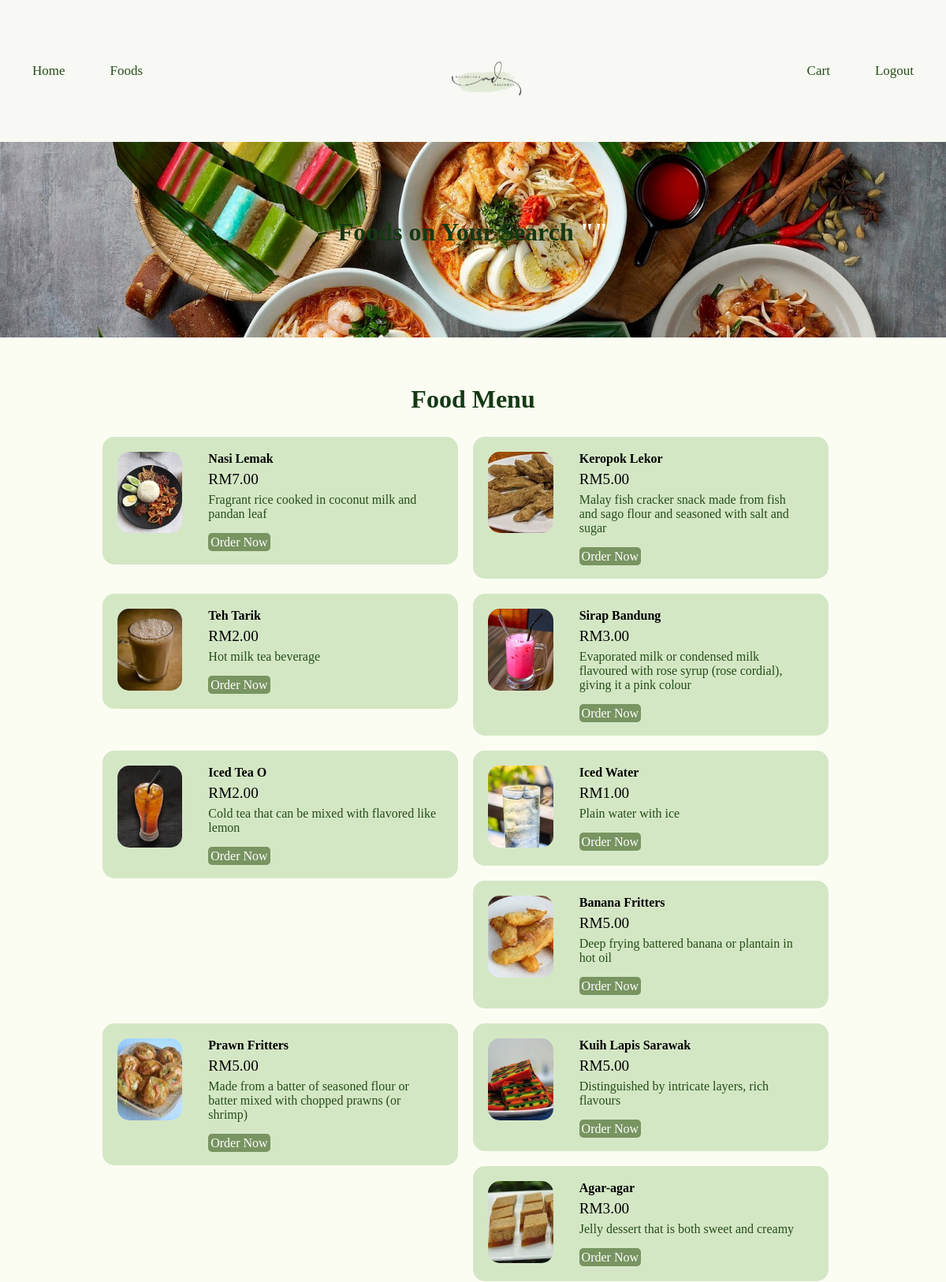
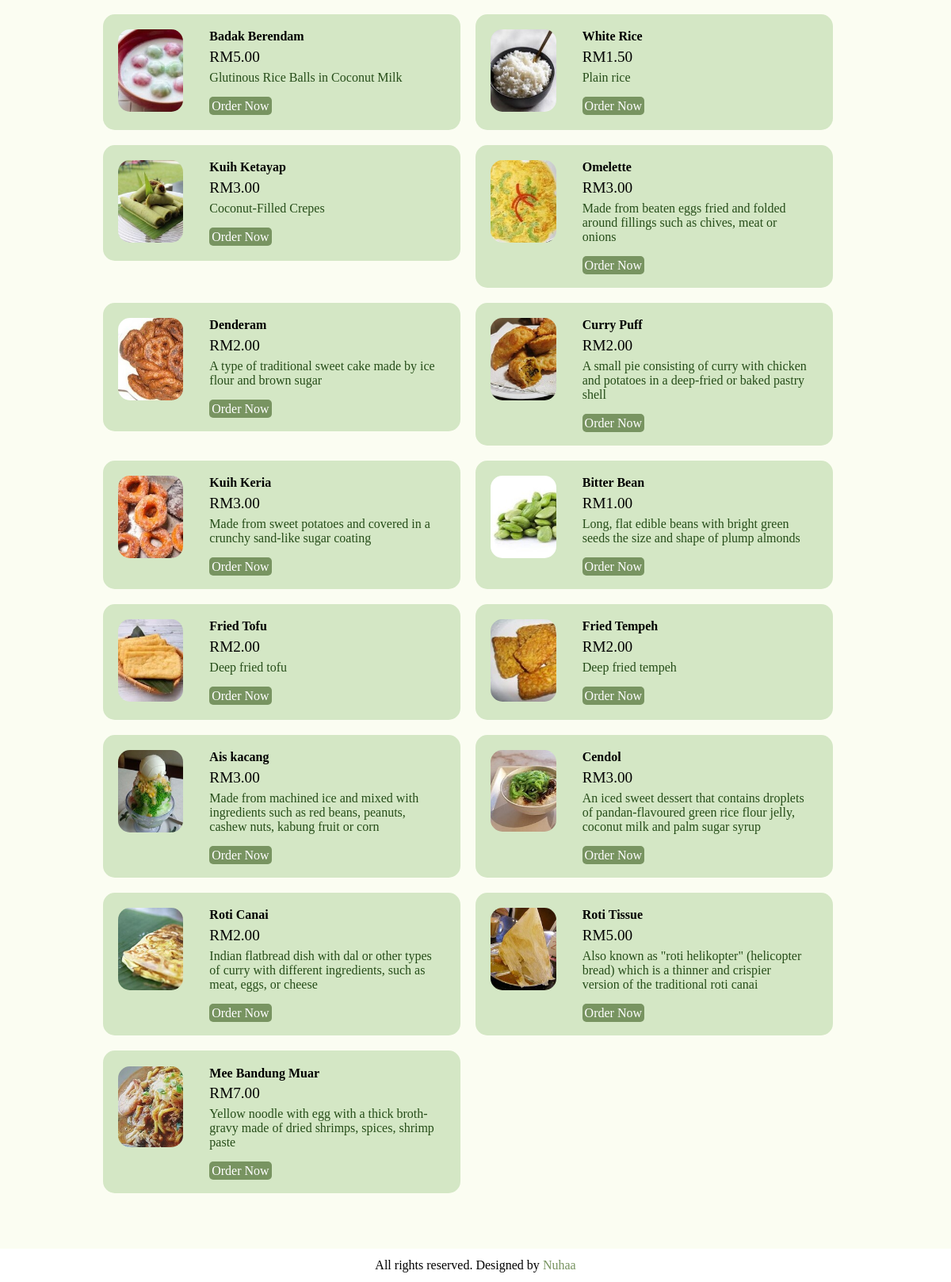
The page /food-search.php on the database its author committed (2 pictures, top to bottom).
### tables this page shows
CREATE TABLE `tbl_food` (
  `id` int(10) UNSIGNED NOT NULL,
  `title` varchar(100) NOT NULL,
  `description` text NOT NULL,
  `price` decimal(10,2) NOT NULL,
  `image_name` varchar(255) NOT NULL,
  `category_id` int(10) UNSIGNED NOT NULL,
  `featured` varchar(10) NOT NULL,
  `active` varchar(10) NOT NULL
);

### food-search.php (the view, shortened to what this page needs)
<?php include('partials-front/menu.php'); ?>
<section class="food-search text-center">
    <div class="container">
        <?php
            $search = mysqli_real_escape_string($conn, $_POST['search']);
        ?>
        <h2>Foods on Your Search <a href="#" class="text-white">"<?php echo $search; ?>"</a></h2>
    </div>
</section>
<section class="food-menu">
    <div class="container">
        <h2 class="text-center">Food Menu</h2>
        <?php
            $sql = "SELECT * FROM tbl_food WHERE title LIKE '%$search%' OR description LIKE '%$search%'";
            $res = mysqli_query($conn, $sql);
            $count = mysqli_num_rows($res);
            if($count>0)
            {
                while($row=mysqli_fetch_assoc($res))
                {
                    $id = $row['id'];
                    $title = $row['title'];
                    $price = $row['price'];
                    $description = $row['description'];
                    $image_name = $row['image_name'];
                    ?>
                    <div class="food-menu-box">
                        <div class="food-menu-img">
                            <?php
                                if($image_name=="")
                                {
                                    echo "<div class='error'>Image not Available.</div>";
                                }
                                else
                                {
                                    ?>
                                    <img src="<?php echo SITEURL; ?>images/food/<?php echo $image_name; ?>" alt="Chicke Hawain Pizza" class="img-responsive img-curve">
                                    <?php
                                }
                            ?>
                        </div>
                        <div class="food-menu-desc">
                            <h4><?php echo $title; ?></h4>
                            <p class="food-price">RM<?php echo $price; ?></p>
                            <p class="food-detail">
                                <?php echo $description; ?>
                            </p>
                            <br>
                            <a href="<?php echo SITEURL; ?>order.php?food_id=<?php echo $id; ?>" class="btn btn-primary">Order Now</a>
                        </div>
                    </div>
                    <?php
                }
            }
            else
            {
                echo "<div class='error'>Food not found.</div>";
            }
        ?>
    </div>
</section>
<?php include('partials-front/footer.php'); ?>

### css/style.css (style rules this page uses)
* { margin: 0 0; padding: 0 0; font-family: "Times New Roman", Times, serif; }
.container { width: 80%; margin: 0 auto; padding: 1%; }
.img-responsive { width: 100%; }
.img-curve { border-radius: 15px; }
.text-center { text-align: center; }
.text-white { color: white; }
a { color: #789461; text-decoration: none; }
.btn { padding: 1%; border: none; font-size: 1rem; border-radius: 5px; }
.btn-primary { background-color: #789461; color: white; cursor: pointer; }
h2 { color: #143914; font-size: 2rem; margin-bottom: 2%; }
.food-search { background-image: url(../images/bg.jpg); background-size: cover; background-repeat: no-repeat; background-position: center; padding: 7% 0; }
.food-menu { background-color: #FBFDF2; padding: 4% 0; }
.food-menu-box { width: 43%; margin: 1%; padding: 2%; float: left; background-color: #D4E7C5; border-radius: 15px; }
.food-menu-img { width: 20%; float: left; }
.food-menu-desc { width: 70%; float: left; margin-left: 8%; }
.food-price { font-size: 1.2rem; margin: 2% 0; }
.food-detail { font-size: 1rem; color: #264d19; }

### rows shown on the page
tbl_food: image_name (picture), title "Nasi Lemak", price "7.00", description "Fragrant rice cooked in coconut milk and pandan leaf"
tbl_food: image_name (picture), title "Keropok Lekor", price "5.00", description "Malay fish cracker snack made from fish and sago flour and seasoned with salt and sugar"
tbl_food: image_name (picture), title "Teh Tarik", price "2.00", description "Hot milk tea beverage"
tbl_food: image_name (picture), title "Sirap Bandung", price "3.00", description "Evaporated milk or condensed milk flavoured with rose syrup (rose cordial), giving it a pink colour"
tbl_food: image_name (picture), title "Iced Tea O", price "2.00", description "Cold tea that can be mixed with flavored like lemon"
tbl_food: image_name (picture), title "Iced Water", price "1.00", description "Plain water with ice"
tbl_food: image_name (picture), title "Banana Fritters", price "5.00", description "Deep frying battered banana or plantain in hot oil"
tbl_food: image_name (picture), title "Prawn Fritters", price "5.00", description "Made from a batter of seasoned flour or batter mixed with chopped prawns (or shrimp)"
tbl_food: image_name (picture), title "Kuih Lapis Sarawak", price "5.00", description "Distinguished by intricate layers, rich flavours"
tbl_food: image_name (picture), title "Agar-agar", price "3.00", description "Jelly dessert that is both sweet and creamy"
tbl_food: image_name (picture), title "Badak Berendam", price "5.00", description "Glutinous Rice Balls in Coconut Milk"
tbl_food: image_name (picture), title "White Rice", price "1.50", description "Plain rice"
tbl_food: image_name (picture), title "Kuih Ketayap", price "3.00", description "Coconut-Filled Crepes"
tbl_food: image_name (picture), title "Omelette", price "3.00", description "Made from beaten eggs fried and folded around fillings such as chives, meat or onions"
tbl_food: image_name (picture), title "Denderam", price "2.00", description "A type of traditional sweet cake made by ice flour and brown sugar"
tbl_food: image_name (picture), title "Curry Puff", price "2.00", description "A small pie consisting of curry with chicken and potatoes in a deep-fried or baked pastry shell"
tbl_food: image_name (picture), title "Kuih Keria", price "3.00", description "Made from sweet potatoes and covered in a crunchy sand-like sugar coating"
tbl_food: image_name (picture), title "Bitter Bean", price "1.00", description "Long, flat edible beans with bright green seeds the size and shape of plump almonds"
tbl_food: image_name (picture), title "Fried Tofu", price "2.00", description "Deep fried tofu"
tbl_food: image_name (picture), title "Fried Tempeh", price "2.00", description "Deep fried tempeh"
tbl_food: image_name (picture), title "Ais kacang", price "3.00", description "Made from machined ice and mixed with ingredients such as red beans, peanuts, cashew nuts, kabung fruit or corn"
tbl_food: image_name (picture), title "Cendol", price "3.00", description "An iced sweet dessert that contains droplets of pandan-flavoured green rice flour jelly, coconut milk and palm sugar syrup"
tbl_food: image_name (picture), title "Roti Canai", price "2.00", description "Indian flatbread dish with dal or other types of curry with different ingredients, such as meat, eggs, or cheese"
tbl_food: image_name (picture), title "Roti Tissue", price "5.00", description "Also known as \"roti helikopter\" (helicopter bread) which is a thinner and crispier version of the traditional roti canai"
tbl_food: image_name (picture), title "Mee Bandung Muar", price "7.00", description "Yellow noodle with egg with a thick broth-gravy made of dried shrimps, spices, shrimp paste"
